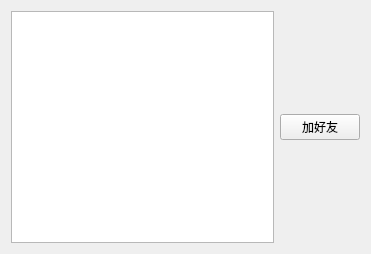
<?xml version="1.0" encoding="UTF-8"?>
<ui version="4.0">
 <class>Online</class>
 <widget class="QWidget" name="Online">
  <property name="geometry">
   <rect>
    <x>0</x>
    <y>0</y>
    <width>371</width>
    <height>254</height>
   </rect>
  </property>
  <property name="windowTitle">
   <string>Form</string>
  </property>
  <layout class="QVBoxLayout" name="verticalLayout_2">
   <item>
    <layout class="QHBoxLayout" name="horizontalLayout">
     <item>
      <widget class="QListWidget" name="online_lw"/>
     </item>
     <item>
      <layout class="QVBoxLayout" name="verticalLayout">
       <item>
        <spacer name="verticalSpacer">
         <property name="orientation">
          <enum>Qt::Vertical</enum>
         </property>
         <property name="sizeHint" stdset="0">
          <size>
           <width>20</width>
           <height>40</height>
          </size>
         </property>
        </spacer>
       </item>
       <item>
        <widget class="QPushButton" name="addFriend_pd">
         <property name="text">
          <string>加好友</string>
         </property>
        </widget>
       </item>
       <item>
        <spacer name="verticalSpacer_2">
         <property name="orientation">
          <enum>Qt::Vertical</enum>
         </property>
         <property name="sizeHint" stdset="0">
          <size>
           <width>20</width>
           <height>40</height>
          </size>
         </property>
        </spacer>
       </item>
      </layout>
     </item>
    </layout>
   </item>
  </layout>
 </widget>
 <resources/>
 <connections/>
</ui>
